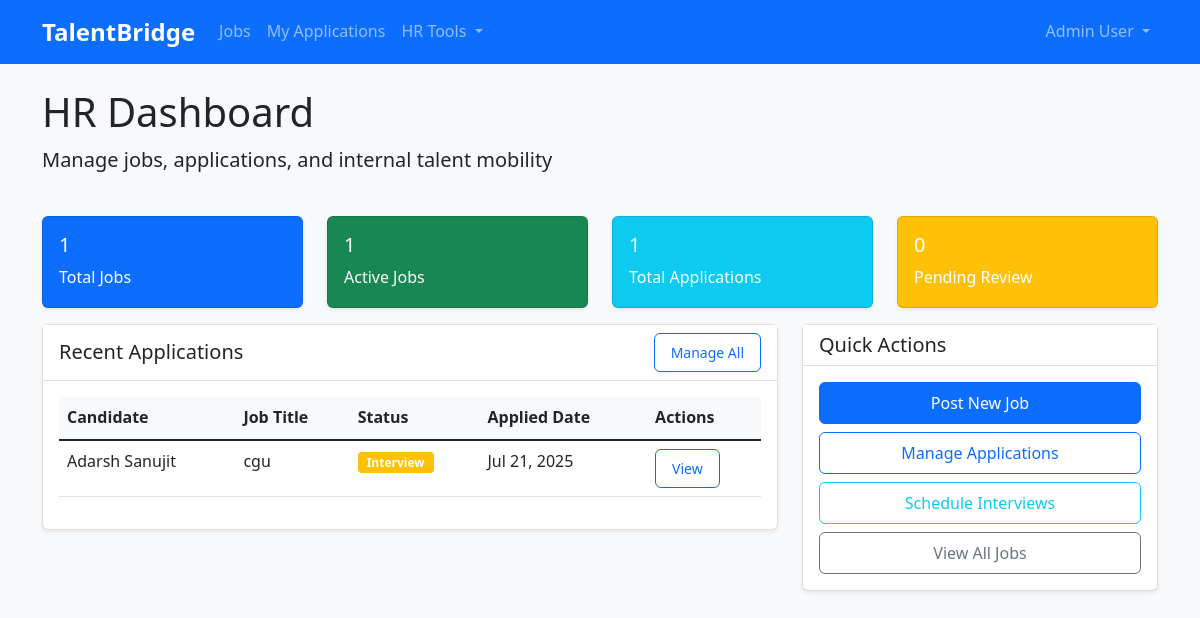
The page /jobs/hr-dashboard (signed in) on the database its author committed.
### app/models.py (models this page shows, shortened)
class User(UserMixin, db.Model):
    id = db.Column(db.Integer, primary_key=True)
    username = db.Column(db.String(80), unique=True, nullable=False)
    email = db.Column(db.String(120), unique=True, nullable=False)
    password = db.Column(db.String(120), nullable=False)
    role = db.Column(db.String(20), nullable=False, default='employee')
    first_name = db.Column(db.String(50), nullable=False)
    last_name = db.Column(db.String(50), nullable=False)
    department = db.Column(db.String(100))
    location = db.Column(db.String(100))
    skills = db.Column(db.Text)
    phone = db.Column(db.String(20))
    resume_filename = db.Column(db.String(200))
    created_at = db.Column(db.DateTime, default=datetime.utcnow)
    applications = db.relationship('Application', backref='applicant', lazy=True)
    posted_jobs = db.relationship('Job', backref='posted_by_user', lazy=True)
    def get_full_name(self):
        return f"{self.first_name} {self.last_name}"

class Application(db.Model):
    id = db.Column(db.Integer, primary_key=True)
    job_id = db.Column(db.Integer, db.ForeignKey('job.id'), nullable=False)
    user_id = db.Column(db.Integer, db.ForeignKey('user.id'), nullable=False)
    cover_letter = db.Column(db.Text)
    resume_filename = db.Column(db.String(200))
    status = db.Column(db.String(20), default='submitted')
    applied_at = db.Column(db.DateTime, default=datetime.utcnow)
    updated_at = db.Column(db.DateTime, default=datetime.utcnow, onupdate=datetime.utcnow)
    hr_notes = db.Column(db.Text)
    interviews = db.relationship('Interview', backref='application', lazy=True, cascade='all, delete-orphan')

class Job(db.Model):
    id = db.Column(db.Integer, primary_key=True)
    title = db.Column(db.String(200), nullable=False)
    department = db.Column(db.String(100), nullable=False)
    location = db.Column(db.String(100), nullable=False)
    description = db.Column(db.Text, nullable=False)
    requirements = db.Column(db.Text)
    skills_required = db.Column(db.Text)
    salary_range = db.Column(db.String(100))
    job_type = db.Column(db.String(50), default='Full-time')
    status = db.Column(db.String(20), default='active')
    deadline = db.Column(db.DateTime)
    posted_by = db.Column(db.Integer, db.ForeignKey('user.id'), nullable=False)
    created_at = db.Column(db.DateTime, default=datetime.utcnow)
    updated_at = db.Column(db.DateTime, default=datetime.utcnow, onupdate=datetime.utcnow)
    applications = db.relationship('Application', backref='job', lazy=True, cascade='all, delete-orphan')

### app/routes/jobs.py (the view)
@jobs_bp.route('/hr-dashboard')
@login_required
def hr_dashboard():
    if current_user.role not in ['hr', 'manager']:
        flash('Access denied', 'danger')
        return redirect(url_for('jobs.employee_dashboard'))
    total_jobs = Job.query.count()
    active_jobs = Job.query.filter_by(status='active').count()
    total_applications = Application.query.count()
    pending_applications = Application.query.filter_by(status='submitted').count()
    recent_applications = Application.query.order_by(Application.applied_at.desc()).limit(10).all()
    stats = {
        'total_jobs': total_jobs,
        'active_jobs': active_jobs,
        'total_applications': total_applications,
        'pending_applications': pending_applications
    }
    return render_template('dashboard/hr_dashboard.html',
                         stats=stats, recent_applications=recent_applications)

### app/templates/dashboard/hr_dashboard.html (shortened to what this page needs)
{% extends "base.html" %}
{% block content %}
<div class="row">
    <div class="col-12">
        <h1>HR Dashboard</h1>
        <p class="lead">Manage jobs, applications, and internal talent mobility</p>
    </div>
</div>
<div class="row mt-4">
    <div class="col-lg-3 col-md-6 mb-3">
        <div class="card bg-primary text-white">
            <div class="card-body">
                <h5 class="card-title">{{ stats.total_jobs }}</h5>
                <p class="card-text">Total Jobs</p>
            </div>
        </div>
    </div>
    <div class="col-lg-3 col-md-6 mb-3">
        <div class="card bg-success text-white">
            <div class="card-body">
                <h5 class="card-title">{{ stats.active_jobs }}</h5>
                <p class="card-text">Active Jobs</p>
            </div>
        </div>
    </div>
    <div class="col-lg-3 col-md-6 mb-3">
        <div class="card bg-info text-white">
            <div class="card-body">
                <h5 class="card-title">{{ stats.total_applications }}</h5>
                <p class="card-text">Total Applications</p>
            </div>
        </div>
    </div>
    <div class="col-lg-3 col-md-6 mb-3">
        <div class="card bg-warning text-white">
            <div class="card-body">
                <h5 class="card-title">{{ stats.pending_applications }}</h5>
                <p class="card-text">Pending Review</p>
            </div>
        </div>
    </div>
</div>
<div class="row">
    <div class="col-lg-8">
        <div class="card">
            <div class="card-header d-flex justify-content-between align-items-center">
                <h5 class="mb-0">Recent Applications</h5>
                <a href="{{ url_for('applications.manage_applications') }}" class="btn btn-outline-primary btn-sm">Manage All</a>
            </div>
            <div class="card-body">
                {% if recent_applications %}
                <div class="table-responsive">
                    <table class="table table-hover">
                        <thead>
                            <tr>
                                <th>Candidate</th>
                                <th>Job Title</th>
                                <th>Status</th>
                                <th>Applied Date</th>
                                <th>Actions</th>
                            </tr>
                        </thead>
                        <tbody>
                            {% for application in recent_applications %}
                            <tr>
                                <td>{{ application.applicant.get_full_name() }}</td>
                                <td>{{ application.job.title }}</td>
                                <td>
                                    <span class="badge bg-{% if application.status == 'submitted' %}secondary{% elif application.status == 'interview' %}warning{% elif application.status == 'offer' %}success{% else %}danger{% endif %}">
                                        {{ application.status.title() }}
                                    </span>
                                </td>
                                <td>{{ application.applied_at.strftime('%b %d, %Y') }}</td>
                                <td>
                                    <a href="{{ url_for('applications.application_detail', application_id=application.id) }}" class="btn btn-outline-primary btn-sm">View</a>
                                </td>
                            </tr>
                            {% endfor %}
                        </tbody>
                    </table>
                </div>
                {% else %}
                <p class="text-muted">No recent applications.</p>
                {% endif %}
            </div>
        </div>
    </div>
    <div class="col-lg-4">
        <div class="card">
            <div class="card-header">
                <h5 class="mb-0">Quick Actions</h5>
            </div>
            <div class="card-body">
                <div class="d-grid gap-2">
                    <a href="{{ url_for('jobs.post_job') }}" class="btn btn-primary">Post New Job</a>
                    <a href="{{ url_for('applications.manage_applications') }}" class="btn btn-outline-primary">Manage Applications</a>
                    <a href="{{ url_for('interviews.interview_list') }}" class="btn btn-outline-info">Schedule Interviews</a>
                    <a href="{{ url_for('jobs.job_list') }}" class="btn btn-outline-secondary">View All Jobs</a>
                </div>
            </div>
        </div>
    </div>
</div>
{% endblock %}

### app/templates/base.html (shortened to what this page needs)
<!DOCTYPE html>
<html lang="en">
<head>
    <link href="https://cdn.jsdelivr.net/npm/bootstrap@5.1.3/dist/css/bootstrap.min.css" rel="stylesheet">
    <link href="{{ url_for('static', filename='css/style.css') }}" rel="stylesheet">
</head>
<body>
    <nav class="navbar navbar-expand-lg navbar-dark bg-primary">
        <div class="container">
            <a class="navbar-brand" href="{{ url_for('index') }}">TalentBridge</a>
            {% if current_user.is_authenticated %}
            <div class="collapse navbar-collapse" id="navbarNav">
                <ul class="navbar-nav me-auto">
                    <li class="nav-item">
                        <a class="nav-link" href="{{ url_for('jobs.job_list') }}">Jobs</a>
                    </li>
                    <li class="nav-item">
                        <a class="nav-link" href="{{ url_for('applications.my_applications') }}">My Applications</a>
                    </li>
                    {% if current_user.role in ['hr', 'manager'] %}
                    <li class="nav-item dropdown">
                        <a class="nav-link dropdown-toggle" href="#" role="button" data-bs-toggle="dropdown">
                            HR Tools
                        </a>
                    </li>
                    {% endif %}
                </ul>
                <ul class="navbar-nav">
                    <li class="nav-item dropdown">
                        <a class="nav-link dropdown-toggle" href="#" role="button" data-bs-toggle="dropdown">
                            {{ current_user.get_full_name() }}
                        </a>
                    </li>
                </ul>
            </div>
            {% endif %}
        </div>
    </nav>
    <main class="container mt-4">
        {% block content %}{% endblock %}
    </main>
</body>
</html>

### app/static/css/style.css (style rules this page uses)
:root { --primary-color: #0d6efd; --secondary-color: #6c757d; --success-color: #198754; --info-color: #0dcaf0; --warning-color: #ffc107; --danger-color: #dc3545; --light-color: #f8f9fa; --dark-color: #212529; }
body { font-family: 'Segoe UI', Tahoma, Geneva, Verdana, sans-serif; background-color: #f8f9fa; line-height: 1.6; }
.navbar-brand { font-weight: bold; font-size: 1.5rem; }
.card { box-shadow: 0 0.125rem 0.25rem rgba(0, 0, 0, 0.075); border: 1px solid rgba(0, 0, 0, 0.125); border-radius: 0.375rem; }
.card-header { background-color: #fff; border-bottom: 1px solid rgba(0, 0, 0, 0.125); font-weight: 500; }
.badge { font-size: 0.75em; padding: 0.375em 0.75em; }
.btn { font-weight: 500; border-radius: 0.375rem; padding: 0.5rem 1rem; transition: all 0.2s ease-in-out; }
.table th { font-weight: 600; border-top: none; background-color: #f8f9fa; }

### rows shown on the page
User: get_full_name "Admin User"
Application: applicant.get_full_name "Adarsh Sanujit", job "cgu", status "Interview", applied_at "Jul 21, 2025"

### other values the page prints
{{ stats.total_jobs }} "1"
{{ stats.active_jobs }} "1"
{{ stats.total_applications }} "1"
{{ stats.pending_applications }} "0"
